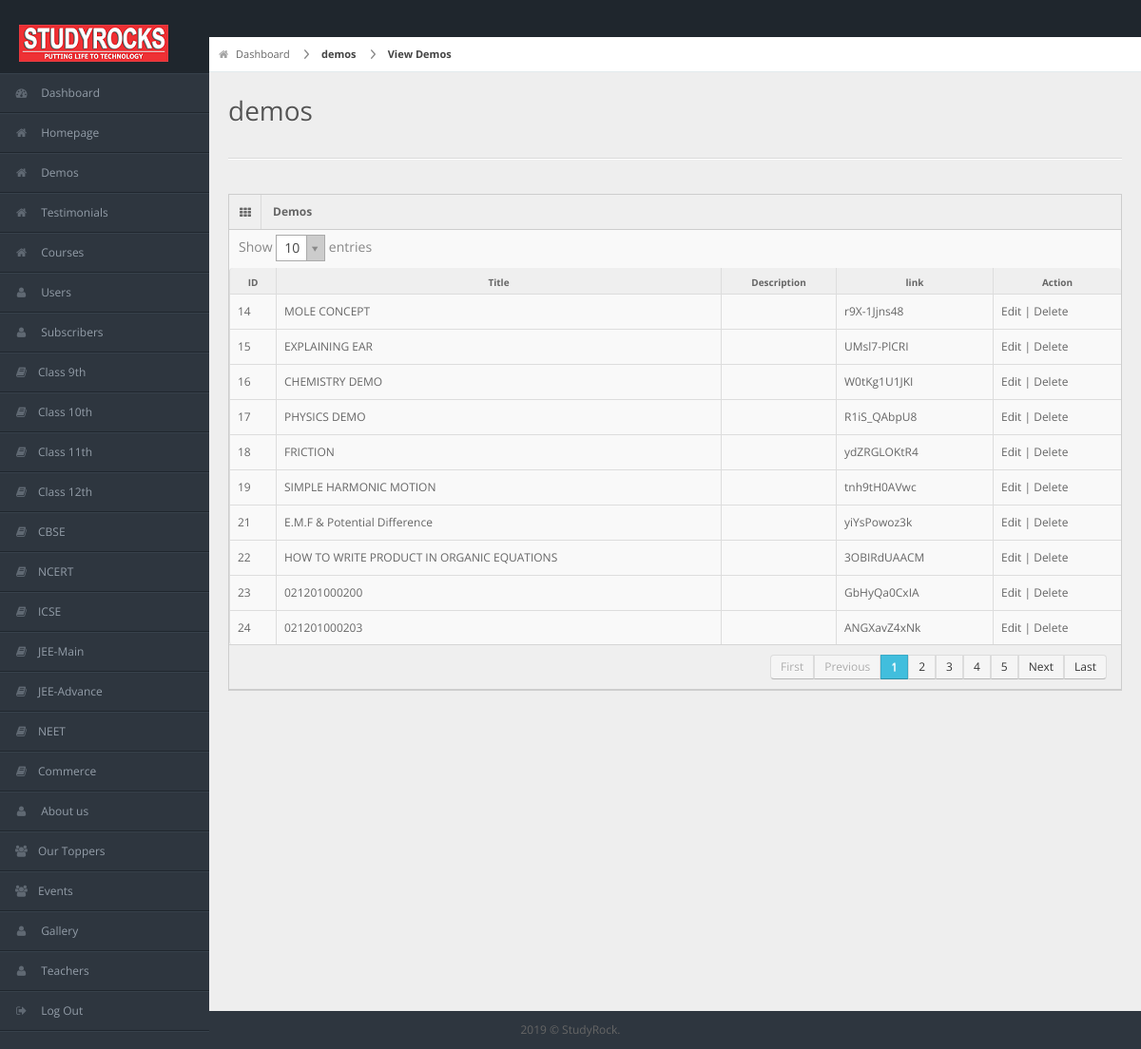
Screenshot of /adminrock-secure-admin/viewdemos.php (signed in) with the database file from the repository.
### tables this page shows
CREATE TABLE `demos` (
  `id` int(11) NOT NULL,
  `demotitle` text NOT NULL,
  `demolink` text NOT NULL,
  `demodesc` text NOT NULL
);

### adminrock-secure-admin/viewdemos.php (the view, shortened to what this page needs)
<?php
       include '../conn.php';
    if(isset($_SESSION['useradmin']['status'])) {
?>
        <?php
          include 'header.php';
          $sql = "SELECT * FROM  demos";
          $res = mysqli_query($conn,$sql) or die($conn->error);
        ?>
        <div id="content">
          <div id="content-header">
            <div id="breadcrumb"> <a href="#" title="Go to Home" class="tip-bottom"><i class="icon-home"></i> Dashboard</a> <a href="#" class="current">demos</a> <a href="#" class="current">View Demos</a> </div>
            <h1>demos</h1>
          </div>
          <div class="container-fluid">
            <hr>
            <div class="row-fluid">
              <div class="span12">
                <div class="widget-box">
                  <div class="widget-title"> <span class="icon"><i class="icon-th"></i></span>
                    <h5>Demos</h5>
                  </div>
                  <div class="widget-content nopadding">
                    <table class="table table-bordered data-table">
                      <thead>
                        <tr>
                          <th>ID</th>
                          <th>Title</th>
                          <th>Description</th>
                          <th>link</th>
                          <th>Action</th>
                        </tr>
                      </thead>
                      <tbody>
                          <?php
                            if (mysqli_num_rows($res) >= 1 ) {
                              while ($row = mysqli_fetch_assoc($res)) {
                                echo '<tr class="gradeX">
                                <td>'.$row['id'].'</td>
                                <td>'.$row['demotitle'].'</td>
                                <td>'.$row['demodesc'].'</td>
                                <td>'.$row['demolink'].'</td>
                                <td class="center"><a href="adddemo.php?action=edit&id='.$row['id'].'">Edit</a> | <a href="viewdemos.php?action=delete&id='.$row['id'].'">Delete</a></<td>
                              </tr>';
                            }
                          }
                          else{
                            echo '<tr class="gradeX" collspan="4"><td>No result found.</td></tr>';
                          }
                        ?>
                      </tbody>
                    </table>
                  </div>
                </div>
              </div>
            </div>
          </div>
        </div>
        <div class="row-fluid">
        <div id="footer" class="span12"> 2019 &copy; StudyRock.</div>
        </div>
        </body>
        </html>
        <?php
}
    else{
?>
        <script>location.href = '/index.php';</script>
<?php
    }

### adminrock-secure-admin/css/matrix-style.css (style rules this page uses)
* { outline: none !important; -moz-outline: none !important; }
html, body { height: 100% }
body { overflow-x: hidden; margin-top: -10px; font-family: 'Open Sans', sans-serif; font-size: 12px; color: #666; }
select, textarea, input[type="text"], input[type="password"], input[type="datetime"], input[type="datetime-local"], input[type="date"], input[type="month"], input[type="time"], input[type="week"], input[type="number"], input[type="email"], input[type="url"], input[type="search"], input[type="tel"], input[type="color"], .uneditable-input, .label, .dropdown-menu, .btn, .well, .progress, .table-bordered, .btn-group>.btn:first-child, .btn-group>.btn:last-child, .btn-group>.btn:last-child, .btn-group>.dropdown-toggle, .alert { border-radius: 0px; }
#footer { padding: 10px; text-align: center; }
hr { border-top-color: #dadada; }
#content { background: none repeat scroll 0 0 #eeeeee; margin-left: 220px; margin-right: 0; padding-bottom: 25px; position: relative; min-height: 1000px; width: auto; }
#content-header { position: abslute; width: 100%; margin-top: -38px; z-index: 20; }
#content-header h1 { color: #555555; font-size: 28px; font-weight: normal; float: none; text-shadow: 0 1px 0 #ffffff; margin-left: 20px; position: relative; }
#content-header h1, #content-header .btn-group { margin-top: 20px; }
#breadcrumb { background-color: #fff; border-bottom: 1px solid #e3ebed; }
#breadcrumb a { padding: 8px 20px 8px 10px; display: inline-block; background-image: url('../img/breadcrumb.png'); background-position: center right; background-repeat: no-repeat; font-size: 11px; color: #666666; }
#breadcrumb a:last-child { background-image: none; }
#breadcrumb a.current { font-weight: bold; color: #444444; }
#breadcrumb a i { margin-right: 5px; opacity: .6; }
.stat-boxes .peity_bar_good, .stat-boxes .peity_line_good, { color: #459D1C; }
.widget-box { background: none repeat scroll 0 0 #F9F9F9; border-left: 1px solid #CDCDCD; border-top: 1px solid #CDCDCD; border-right: 1px solid #CDCDCD; clear: both; margin-top: 16px; margin-bottom: 16px; position: relative; }
.widget-title, .modal-header, .table th, div.dataTables_wrapper .ui-widget-header { background: #efefef; border-bottom: 1px solid #CDCDCD; height: 36px; }
.widget-title span.icon { padding: 9px 10px 7px 11px; float: left; border-right: 1px solid #dadada; }
.widget-title h5 { color: #666; float: left; font-size: 12px; font-weight: bold; padding: 12px; line-height: 12px; margin: 0; }
.widget-content { padding: 15px; border-bottom: 1px solid #cdcdcd; }
.table th { height: auto; font-size: 10px; padding: 5px 10px 2px; border-bottom: 0; text-align: center; color: #666666; }
.nopadding { padding: 0 !important; }
.nopadding .table { margin-bottom: 0; }
.nopadding .table-bordered { border: 0; }

### adminrock-secure-admin/css/matrix-media.css (style rules this page uses)
body { background:#2E363F; }

### rows the page displays
demos: id "14", demotitle "MOLE CONCEPT", demolink "r9X-1Jjns48"
demos: id "15", demotitle "EXPLAINING EAR", demolink "UMsl7-PlCRI"
demos: id "16", demotitle "CHEMISTRY DEMO", demolink "W0tKg1U1JKI"
demos: id "17", demotitle "PHYSICS DEMO", demolink "R1iS_QAbpU8"
demos: id "18", demotitle "FRICTION", demolink "ydZRGLOKtR4"
demos: id "19", demotitle "SIMPLE HARMONIC MOTION", demolink "tnh9tH0AVwc"
demos: id "21", demotitle "E.M.F & Potential Difference", demolink "yiYsPowoz3k"
demos: id "22", demotitle "HOW TO WRITE PRODUCT IN ORGANIC EQUATIONS", demolink "3OBIRdUAACM"
demos: id "23", demotitle "021201000200", demolink "GbHyQa0CxIA"
demos: id "24", demotitle "021201000203", demolink "ANGXavZ4xNk"
